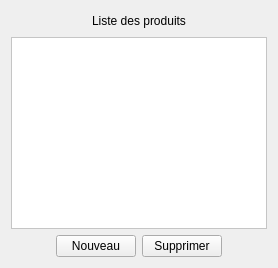
      <widget class="QWidget" name="tab">
       <attribute name="title">
        <string>Catalogue</string>
       </attribute>
       <layout class="QVBoxLayout" name="verticalLayout_2">
        <item>
         <layout class="QHBoxLayout" name="horizontalLayout">
          <item>
           <spacer name="horizontalSpacer">
            <property name="orientation">
             <enum>Qt::Horizontal</enum>
            </property>
            <property name="sizeHint" stdset="0">
             <size>
              <width>40</width>
              <height>20</height>
             </size>
            </property>
           </spacer>
          </item>
          <item>
           <widget class="QLabel" name="label">
            <property name="text">
             <string>Liste des produits</string>
            </property>
           </widget>
          </item>
          <item>
           <spacer name="horizontalSpacer_2">
            <property name="orientation">
             <enum>Qt::Horizontal</enum>
            </property>
            <property name="sizeHint" stdset="0">
             <size>
              <width>40</width>
              <height>20</height>
             </size>
            </property>
           </spacer>
          </item>
         </layout>
        </item>
        <item>
         <layout class="QVBoxLayout" name="verticalLayout">
          <item>
           <widget class="QTableView" name="tableViewCatalogue">
            <property name="palette">
             <palette>
              <active>
               <colorrole role="WindowText">
                <brush brushstyle="SolidPattern">
                 <color alpha="255">
                  <red>0</red>
                  <green>0</green>
                  <blue>0</blue>
                 </color>
                </brush>
               </colorrole>
               <colorrole role="Button">
                <brush brushstyle="SolidPattern">
                 <color alpha="255">
                  <red>255</red>
                  <green>255</green>
                  <blue>255</blue>
                 </color>
                </brush>
               </colorrole>
               <colorrole role="Light">
                <brush brushstyle="SolidPattern">
                 <color alpha="255">
                  <red>255</red>
                  <green>255</green>
                  <blue>255</blue>
                 </color>
                </brush>
               </colorrole>
               <colorrole role="Midlight">
                <brush brushstyle="SolidPattern">
                 <color alpha="255">
                  <red>255</red>
                  <green>255</green>
                  <blue>255</blue>
                 </color>
                </brush>
               </colorrole>
               <colorrole role="Dark">
                <brush brushstyle="SolidPattern">
                 <color alpha="255">
                  <red>127</red>
                  <green>127</green>
                  <blue>127</blue>
                 </color>
                </brush>
               </colorrole>
               <colorrole role="Mid">
                <brush brushstyle="SolidPattern">
                 <color alpha="255">
                  <red>170</red>
                  <green>170</green>
                  <blue>170</blue>
                 </color>
                </brush>
               </colorrole>
               <colorrole role="Text">
                <brush brushstyle="SolidPattern">
                 <color alpha="255">
                  <red>0</red>
                  <green>0</green>
                  <blue>0</blue>
                 </color>
                </brush>
               </colorrole>
               <colorrole role="BrightText">
                <brush brushstyle="SolidPattern">
                 <color alpha="255">
                  <red>255</red>
                  <green>255</green>
                  <blue>255</blue>
                 </color>
                </brush>
               </colorrole>
               <colorrole role="ButtonText">
                <brush brushstyle="SolidPattern">
                 <color alpha="255">
                  <red>0</red>
                  <green>0</green>
                  <blue>0</blue>
                 </color>
                </brush>
               </colorrole>
               <colorrole role="Base">
                <brush brushstyle="SolidPattern">
                 <color alpha="255">
                  <red>255</red>
                  <green>255</green>
                  <blue>255</blue>
                 </color>
                </brush>
               </colorrole>
               <colorrole role="Window">
                <brush brushstyle="SolidPattern">
                 <color alpha="255">
                  <red>255</red>
                  <green>255</green>
                  <blue>255</blue>
                 </color>
                </brush>
               </colorrole>
               <colorrole role="Shadow">
                <brush brushstyle="SolidPattern">
                 <color alpha="255">
                  <red>0</red>
                  <green>0</green>
                  <blue>0</blue>
                 </color>
                </brush>
               </colorrole>
               <colorrole role="AlternateBase">
                <brush brushstyle="SolidPattern">
                 <color alpha="255">
                  <red>0</red>
                  <green>85</green>
                  <blue>0</blue>
                 </color>
                </brush>
               </colorrole>
               <colorrole role="ToolTipBase">
                <brush brushstyle="SolidPattern">
                 <color alpha="255">
                  <red>255</red>
                  <green>255</green>
                  <blue>220</blue>
                 </color>
                </brush>
               </colorrole>
               <colorrole role="ToolTipText">
                <brush brushstyle="SolidPattern">
                 <color alpha="255">
                  <red>0</red>
                  <green>0</green>
                  <blue>0</blue>
                 </color>
                </brush>
               </colorrole>
              </active>
              <inactive>
               <colorrole role="WindowText">
                <brush brushstyle="SolidPattern">
                 <color alpha="255">
                  <red>0</red>
                  <green>0</green>
                  <blue>0</blue>
                 </color>
                </brush>
               </colorrole>
               <colorrole role="Button">
                <brush brushstyle="SolidPattern">
                 <color alpha="255">
                  <red>255</red>
                  <green>255</green>
                  <blue>255</blue>
                 </color>
                </brush>
               </colorrole>
               <colorrole role="Light">
                <brush brushstyle="SolidPattern">
                 <color alpha="255">
                  <red>255</red>
                  <green>255</green>
                  <blue>255</blue>
                 </color>
                </brush>
               </colorrole>
               <colorrole role="Midlight">
                <brush brushstyle="SolidPattern">
                 <color alpha="255">
                  <red>255</red>
                  <green>255</green>
                  <blue>255</blue>
                 </color>
                </brush>
               </colorrole>
               <colorrole role="Dark">
                <brush brushstyle="SolidPattern">
                 <color alpha="255">
                  <red>127</red>
                  <green>127</green>
                  <blue>127</blue>
                 </color>
                </brush>
               </colorrole>
               <colorrole role="Mid">
                <brush brushstyle="SolidPattern">
                 <color alpha="255">
                  <red>170</red>
                  <green>170</green>
                  <blue>170</blue>
                 </color>
                </brush>
               </colorrole>
               <colorrole role="Text">
                <brush brushstyle="SolidPattern">
                 <color alpha="255">
                  <red>0</red>
                  <green>0</green>
                  <blue>0</blue>
                 </color>
                </brush>
               </colorrole>
               <colorrole role="BrightText">
                <brush brushstyle="SolidPattern">
                 <color alpha="255">
                  <red>255</red>
                  <green>255</green>
                  <blue>255</blue>
                 </color>
                </brush>
               </colorrole>
               <colorrole role="ButtonText">
                <brush brushstyle="SolidPattern">
                 <color alpha="255">
                  <red>0</red>
                  <green>0</green>
                  <blue>0</blue>
                 </color>
                </brush>
               </colorrole>
               <colorrole role="Base">
                <brush brushstyle="SolidPattern">
                 <color alpha="255">
                  <red>255</red>
                  <green>255</green>
                  <blue>255</blue>
                 </color>
                </brush>
               </colorrole>
               <colorrole role="Window">
                <brush brushstyle="SolidPattern">
                 <color alpha="255">
                  <red>255</red>
                  <green>255</green>
                  <blue>255</blue>
                 </color>
                </brush>
               </colorrole>
               <colorrole role="Shadow">
                <brush brushstyle="SolidPattern">
                 <color alpha="255">
                  <red>0</red>
                  <green>0</green>
                  <blue>0</blue>
                 </color>
                </brush>
               </colorrole>
               <colorrole role="AlternateBase">
                <brush brushstyle="SolidPattern">
                 <color alpha="255">
                  <red>0</red>
                  <green>85</green>
                  <blue>0</blue>
                 </color>
                </brush>
               </colorrole>
               <colorrole role="ToolTipBase">
                <brush brushstyle="SolidPattern">
                 <color alpha="255">
                  <red>255</red>
                  <green>255</green>
                  <blue>220</blue>
                 </color>
                </brush>
               </colorrole>
               <colorrole role="ToolTipText">
                <brush brushstyle="SolidPattern">
                 <color alpha="255">
                  <red>0</red>
                  <green>0</green>
                  <blue>0</blue>
                 </color>
                </brush>
               </colorrole>
              </inactive>
              <disabled>
               <colorrole role="WindowText">
                <brush brushstyle="SolidPattern">
                 <color alpha="255">
                  <red>127</red>
                  <green>127</green>
                  <blue>127</blue>
                 </color>
                </brush>
               </colorrole>
               <colorrole role="Button">
                <brush brushstyle="SolidPattern">
                 <color alpha="255">
                  <red>255</red>
                  <green>255</green>
                  <blue>255</blue>
                 </color>
                </brush>
               </colorrole>
               <colorrole role="Light">
                <brush brushstyle="SolidPattern">
                 <color alpha="255">
                  <red>255</red>
                  <green>255</green>
                  <blue>255</blue>
                 </color>
                </brush>
               </colorrole>
               <colorrole role="Midlight">
                <brush brushstyle="SolidPattern">
                 <color alpha="255">
                  <red>255</red>
                  <green>255</green>
                  <blue>255</blue>
                 </color>
                </brush>
               </colorrole>
               <colorrole role="Dark">
                <brush brushstyle="SolidPattern">
                 <color alpha="255">
                  <red>127</red>
                  <green>127</green>
                  <blue>127</blue>
                 </color>
                </brush>
               </colorrole>
               <colorrole role="Mid">
                <brush brushstyle="SolidPattern">
                 <color alpha="255">
                  <red>170</red>
                  <green>170</green>
                  <blue>170</blue>
                 </color>
                </brush>
               </colorrole>
               <colorrole role="Text">
                <brush brushstyle="SolidPattern">
                 <color alpha="255">
                  <red>127</red>
                  <green>127</green>
                  <blue>127</blue>
                 </color>
                </brush>
               </colorrole>
               <colorrole role="BrightText">
                <brush brushstyle="SolidPattern">
                 <color alpha="255">
                  <red>255</red>
                  <green>255</green>
                  <blue>255</blue>
                 </color>
                </brush>
               </colorrole>
               <colorrole role="ButtonText">
                <brush brushstyle="SolidPattern">
                 <color alpha="255">
                  <red>127</red>
                  <green>127</green>
                  <blue>127</blue>
                 </color>
                </brush>
               </colorrole>
               <colorrole role="Base">
                <brush brushstyle="SolidPattern">
                 <color alpha="255">
                  <red>255</red>
                  <green>255</green>
                  <blue>255</blue>
                 </color>
                </brush>
               </colorrole>
               <colorrole role="Window">
                <brush brushstyle="SolidPattern">
                 <color alpha="255">
                  <red>255</red>
                  <green>255</green>
                  <blue>255</blue>
                 </color>
                </brush>
               </colorrole>
               <colorrole role="Shadow">
                <brush brushstyle="SolidPattern">
                 <color alpha="255">
                  <red>0</red>
                  <green>0</green>
                  <blue>0</blue>
                 </color>
                </brush>
               </colorrole>
               <colorrole role="AlternateBase">
                <brush brushstyle="SolidPattern">
                 <color alpha="255">
                  <red>0</red>
                  <green>85</green>
                  <blue>0</blue>
                 </color>
                </brush>
               </colorrole>
               <colorrole role="ToolTipBase">
                <brush brushstyle="SolidPattern">
                 <color alpha="255">
                  <red>255</red>
                  <green>255</green>
                  <blue>220</blue>
                 </color>
                </brush>
               </colorrole>
               <colorrole role="ToolTipText">
                <brush brushstyle="SolidPattern">
                 <color alpha="255">
                  <red>0</red>
                  <green>0</green>
                  <blue>0</blue>
                 </color>
                </brush>
               </colorrole>
              </disabled>
             </palette>
            </property>
            <property name="alternatingRowColors">
             <bool>true</bool>
            </property>
            <property name="selectionBehavior">
             <enum>QAbstractItemView::SelectRows</enum>
            </property>
           </widget>
          </item>
          <item>
           <layout class="QHBoxLayout" name="horizontalLayout_2">
            <item>
             <spacer name="horizontalSpacer_4">
              <property name="orientation">
               <enum>Qt::Horizontal</enum>
              </property>
              <property name="sizeHint" stdset="0">
               <size>
                <width>40</width>
                <height>20</height>
               </size>
              </property>
             </spacer>
            </item>
            <item>
             <widget class="QPushButton" name="AjouterProduit">
              <property name="text">
               <string>Nouveau</string>
              </property>
              <property name="icon">
               <iconset resource="Image.qrc">
                <normaloff>:/home/metinan/icone/add.png</normaloff>:/home/metinan/icone/add.png</iconset>
              </property>
             </widget>
            </item>
            <item>
             <widget class="QPushButton" name="SupprimerProduit">
              <property name="text">
               <string>Supprimer</string>
              </property>
              <property name="icon">
               <iconset resource="Image.qrc">
                <normaloff>:/home/metinan/icone/remove.png</normaloff>:/home/metinan/icone/remove.png</iconset>
              </property>
             </widget>
            </item>
            <item>
             <spacer name="horizontalSpacer_3">
              <property name="orientation">
               <enum>Qt::Horizontal</enum>
              </property>
              <property name="sizeHint" stdset="0">
               <size>
                <width>40</width>
                <height>20</height>
               </size>
              </property>
             </spacer>
            </item>
           </layout>
          </item>
         </layout>
        </item>
       </layout>
      </widget>
